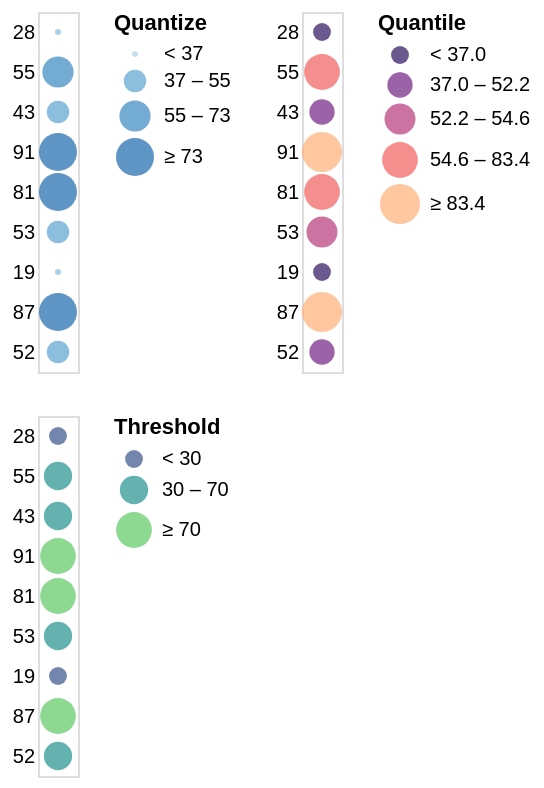

Write the Vega-Lite specification saved for this chart.
### Vega specification from a JSON file in a GitHub repository (floating-point values rounded to 4 significant figures)
{"$schema": "https://vega.github.io/schema/vega/v5.json", "description": "Horizontally concatenated charts that show different types of discretizing scales.", "background": "white", "padding": 5, "data": [{"name": "source_0", "values": [{"a": "A", "b": 28}, {"a": "B", "b": 55}, {"a": "C", "b": 43}, {"a": "D", "b": 91}, {"a": "E", "b": 81}, {"a": "F", "b": 53}, {"a": "G", "b": 19}, {"a": "H", "b": 87}, {"a": "I", "b": 52}]}, {"name": "data_1", "source": "source_0", "transform": [{"type": "filter", "expr": "isValid(datum[\"b\"]) && isFinite(+datum[\"b\"])"}]}, {"name": "data_2", "source": "source_0", "transform": [{"type": "filter", "expr": "isValid(datum[\"b\"]) && isFinite(+datum[\"b\"])"}]}, {"name": "data_3", "source": "source_0", "transform": [{"type": "filter", "expr": "isValid(datum[\"b\"]) && isFinite(+datum[\"b\"])"}]}], "signals": [{"name": "childWidth", "value": 20}, {"name": "concat_0_y_step", "value": 20}, {"name": "concat_0_height", "update": "bandspace(domain('concat_0_y').length, 1, 0.5) * concat_0_y_step"}, {"name": "concat_1_y_step", "value": 20}, {"name": "concat_1_height", "update": "bandspace(domain('concat_1_y').length, 1, 0.5) * concat_1_y_step"}, {"name": "concat_2_y_step", "value": 20}, {"name": "concat_2_height", "update": "bandspace(domain('concat_2_y').length, 1, 0.5) * concat_2_y_step"}], "layout": {"padding": 20, "columns": 2, "bounds": "full", "align": "each"}, "marks": [{"type": "group", "name": "concat_0_group", "style": "cell", "encode": {"update": {"width": {"signal": "childWidth"}, "height": {"signal": "concat_0_height"}}}, "signals": [{"name": "width", "update": "childWidth"}], "marks": [{"name": "concat_0_marks", "type": "symbol", "style": ["circle"], "from": {"data": "data_1"}, "encode": {"update": {"opacity": {"value": 0.7}, "fill": {"scale": "concat_0_color", "field": "b"}, "ariaRoleDescription": {"value": "circle"}, "description": {"signal": "\"b: \" + (isValid(datum[\"b\"]) ? datum[\"b\"] : \"\"+datum[\"b\"])"}, "x": {"signal": "childWidth", "mult": 0.5}, "y": {"scale": "concat_0_y", "field": "b"}, "size": {"scale": "concat_0_size", "field": "b"}, "shape": {"value": "circle"}}}}], "axes": [{"scale": "concat_0_y", "orient": "left", "grid": false, "domain": false, "ticks": false, "zindex": 0}], "legends": [{"title": "Quantize", "fill": "concat_0_color", "symbolType": "circle", "encode": {"symbols": {"update": {"opacity": {"value": 0.7}}}}, "size": "concat_0_size"}]}, {"type": "group", "name": "concat_1_group", "style": "cell", "encode": {"update": {"width": {"signal": "childWidth"}, "height": {"signal": "concat_1_height"}}}, "signals": [{"name": "width", "update": "childWidth"}], "marks": [{"name": "concat_1_marks", "type": "symbol", "style": ["circle"], "from": {"data": "data_2"}, "encode": {"update": {"opacity": {"value": 0.7}, "fill": {"scale": "concat_1_color", "field": "b"}, "ariaRoleDescription": {"value": "circle"}, "description": {"signal": "\"b: \" + (isValid(datum[\"b\"]) ? datum[\"b\"] : \"\"+datum[\"b\"])"}, "x": {"signal": "childWidth", "mult": 0.5}, "y": {"scale": "concat_1_y", "field": "b"}, "size": {"scale": "concat_1_size", "field": "b"}, "shape": {"value": "circle"}}}}], "axes": [{"scale": "concat_1_y", "orient": "left", "grid": false, "domain": false, "ticks": false, "zindex": 0}], "legends": [{"title": "Quantile", "fill": "concat_1_color", "labelOverlap": "greedy", "symbolType": "circle", "encode": {"symbols": {"update": {"opacity": {"value": 0.7}}}}, "size": "concat_1_size"}]}, {"type": "group", "name": "concat_2_group", "style": "cell", "encode": {"update": {"width": {"signal": "childWidth"}, "height": {"signal": "concat_2_height"}}}, "signals": [{"name": "width", "update": "childWidth"}], "marks": [{"name": "concat_2_marks", "type": "symbol", "style": ["circle"], "from": {"data": "data_3"}, "encode": {"update": {"opacity": {"value": 0.7}, "fill": {"scale": "concat_2_color", "field": "b"}, "ariaRoleDescription": {"value": "circle"}, "description": {"signal": "\"b: \" + (isValid(datum[\"b\"]) ? datum[\"b\"] : \"\"+datum[\"b\"])"}, "x": {"signal": "childWidth", "mult": 0.5}, "y": {"scale": "concat_2_y", "field": "b"}, "size": {"scale": "concat_2_size", "field": "b"}, "shape": {"value": "circle"}}}}], "axes": [{"scale": "concat_2_y", "orient": "left", "grid": false, "domain": false, "ticks": false, "zindex": 0}], "legends": [{"title": "Threshold", "fill": "concat_2_color", "labelOverlap": "greedy", "symbolType": "circle", "encode": {"symbols": {"update": {"opacity": {"value": 0.7}}}}, "size": "concat_2_size"}]}], "scales": [{"name": "concat_0_y", "type": "point", "domain": {"data": "data_1", "field": "b"}, "range": {"step": {"signal": "concat_0_y_step"}}, "padding": 0.5}, {"name": "concat_0_color", "type": "quantize", "domain": {"data": "data_1", "field": "b"}, "range": "ramp", "zero": true, "interpolate": "hcl"}, {"name": "concat_0_size", "type": "quantize", "domain": {"data": "data_1", "field": "b"}, "range": {"signal": "sequence(9, 361 + (361 - 9) / (4 - 1), (361 - 9) / (4 - 1))"}, "zero": false}, {"name": "concat_1_y", "type": "point", "domain": {"data": "data_2", "field": "b"}, "range": {"step": {"signal": "concat_1_y_step"}}, "padding": 0.5}, {"name": "concat_1_color", "type": "quantile", "domain": {"data": "data_2", "field": "b"}, "range": {"scheme": "magma"}, "interpolate": "hcl"}, {"name": "concat_1_size", "type": "quantile", "domain": {"data": "data_2", "field": "b"}, "range": [80, 160, 240, 320, 400]}, {"name": "concat_2_y", "type": "point", "domain": {"data": "data_3", "field": "b"}, "range": {"step": {"signal": "concat_2_y_step"}}, "padding": 0.5}, {"name": "concat_2_color", "type": "threshold", "domain": [30, 70], "range": {"scheme": "viridis"}, "interpolate": "hcl"}, {"name": "concat_2_size", "type": "threshold", "domain": [30, 70], "range": [80, 200, 320]}]}
